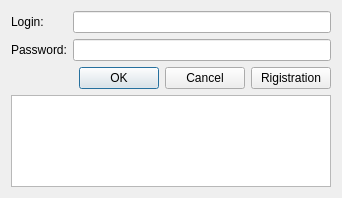
<?xml version="1.0" encoding="UTF-8"?>
<ui version="4.0">
 <class>LoginForm</class>
 <widget class="QWidget" name="LoginForm">
  <property name="geometry">
   <rect>
    <x>0</x>
    <y>0</y>
    <width>342</width>
    <height>198</height>
   </rect>
  </property>
  <property name="windowTitle">
   <string>Form</string>
  </property>
  <layout class="QVBoxLayout" name="verticalLayout_3">
   <item>
    <layout class="QHBoxLayout" name="horizontalLayout">
     <item>
      <layout class="QVBoxLayout" name="verticalLayout">
       <item>
        <widget class="QLabel" name="label">
         <property name="text">
          <string>Login:</string>
         </property>
        </widget>
       </item>
       <item>
        <widget class="QLabel" name="label_2">
         <property name="text">
          <string>Password:</string>
         </property>
        </widget>
       </item>
      </layout>
     </item>
     <item>
      <layout class="QVBoxLayout" name="verticalLayout_2">
       <item>
        <widget class="QLineEdit" name="loginlineEdit"/>
       </item>
       <item>
        <widget class="QLineEdit" name="PasswordlineEdit">
         <property name="echoMode">
          <enum>QLineEdit::Password</enum>
         </property>
        </widget>
       </item>
      </layout>
     </item>
    </layout>
   </item>
   <item>
    <spacer name="verticalSpacer">
     <property name="orientation">
      <enum>Qt::Vertical</enum>
     </property>
     <property name="sizeHint" stdset="0">
      <size>
       <width>20</width>
       <height>40</height>
      </size>
     </property>
    </spacer>
   </item>
   <item>
    <layout class="QHBoxLayout" name="horizontalLayout_2">
     <item>
      <widget class="QDialogButtonBox" name="buttonBox">
       <property name="standardButtons">
        <set>QDialogButtonBox::Cancel|QDialogButtonBox::Ok</set>
       </property>
      </widget>
     </item>
     <item>
      <widget class="QPushButton" name="registrationButton">
       <property name="text">
        <string>Rigistration</string>
       </property>
      </widget>
     </item>
    </layout>
   </item>
   <item>
    <widget class="QTextEdit" name="serverTextEdit"/>
   </item>
  </layout>
 </widget>
 <resources/>
 <connections/>
</ui>
